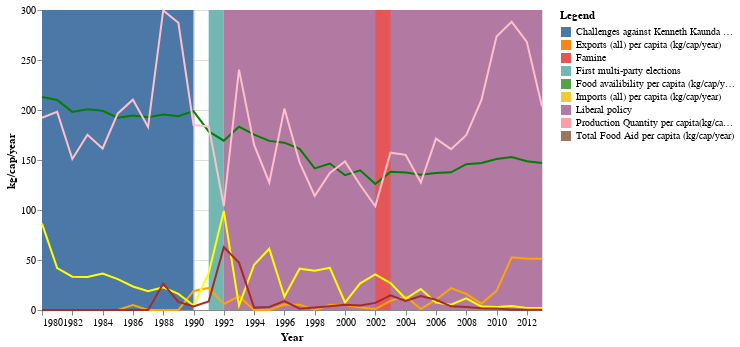

Notebook source saved alongside this figure:
### Code cell
Zambia = [
      {"year": "1980", "Food availibility per capita (kg/cap/year)": 213.006102,"Production Quantity per capita (kg/cap/year)":192.295526,"Exports (all) per capita (kg/cap/year)":0.000346,"Imports (all) per capita (kg/cap/year)":86.362494,"Total Food Aid per capita (kg/cap/year)":0.0},
      {"year": "1981", "Food availibility per capita (kg/cap/year)": 209.943961,"Production Quantity per capita (kg/cap/year)":198.094553,"Exports (all) per capita (kg/cap/year)":0.0,"Imports (all) per capita (kg/cap/year)":41.971196,"Total Food Aid per capita (kg/cap/year)":0.0},
      {"year": "1982", "Food availibility per capita (kg/cap/year)": 198.113501,"Production Quantity per capita (kg/cap/year)":151.010029,"Exports (all) per capita (kg/cap/year)":0.000487,"Imports (all) per capita (kg/cap/year)":33.364050,"Total Food Aid per capita (kg/cap/year)":0.0},
      {"year": "1983", "Food availibility per capita (kg/cap/year)": 200.652256,"Production Quantity per capita (kg/cap/year)":175.259493,"Exports (all) per capita (kg/cap/year)":0.0,"Imports (all) per capita (kg/cap/year)":32.943005,"Total Food Aid per capita (kg/cap/year)":0.0},
      {"year": "1984", "Food availibility per capita (kg/cap/year)": 199.174007,"Production Quantity per capita (kg/cap/year)":161.518359,"Exports (all) per capita (kg/cap/year)":0.000456,"Imports (all) per capita (kg/cap/year)":36.490996,"Total Food Aid per capita (kg/cap/year)":0.0},
      {"year": "1985", "Food availibility per capita (kg/cap/year)": 192.383677,"Production Quantity per capita (kg/cap/year)":196.603135,"Exports (all) per capita (kg/cap/year)":0.090494,"Imports (all) per capita (kg/cap/year)":30.873677,"Total Food Aid per capita (kg/cap/year)":0.0},
      {"year": "1986", "Food availibility per capita (kg/cap/year)": 194.505178,"Production Quantity per capita (kg/cap/year)":210.354002,"Exports (all) per capita (kg/cap/year)":5.017576,"Imports (all) per capita (kg/cap/year)":23.534210,"Total Food Aid per capita (kg/cap/year)":0.0},
      {"year": "1987", "Food availibility per capita (kg/cap/year)": 192.854528,"Production Quantity per capita (kg/cap/year)":183.094943,"Exports (all) per capita (kg/cap/year)":0.033213,"Imports (all) per capita (kg/cap/year)":18.766930,"Total Food Aid per capita (kg/cap/year)":0.0},
      {"year": "1988", "Food availibility per capita (kg/cap/year)": 195.415408,"Production Quantity per capita (kg/cap/year)":299.529440,"Exports (all) per capita (kg/cap/year)":0.070640,"Imports (all) per capita (kg/cap/year)":22.684849	,"Total Food Aid per capita (kg/cap/year)":26.358619},
      {"year": "1989", "Food availibility per capita (kg/cap/year)": 193.750858,"Production Quantity per capita (kg/cap/year)":287.189740,"Exports (all) per capita (kg/cap/year)":0.065385,"Imports (all) per capita (kg/cap/year)":16.084739,"Total Food Aid per capita (kg/cap/year)":8.061070},
      {"year": "1990", "Food availibility per capita (kg/cap/year)": 198.835274,"Production Quantity per capita (kg/cap/year)":184.998547,"Exports (all) per capita (kg/cap/year)":19.084776,"Imports (all) per capita (kg/cap/year)":4.553984,"Total Food Aid per capita (kg/cap/year)":3.460993},
      {"year": "1991", "Food availibility per capita (kg/cap/year)": 178.578242,"Production Quantity per capita (kg/cap/year)":183.580111,"Exports (all) per capita (kg/cap/year)":22.052029,"Imports (all) per capita (kg/cap/year)":36.803347,"Total Food Aid per capita (kg/cap/year)":8.575685},
      {"year": "1992", "Food availibility per capita (kg/cap/year)": 169.362031,"Production Quantity per capita (kg/cap/year)":104.022917,"Exports (all) per capita (kg/cap/year)":6.048924,"Imports (all) per capita (kg/cap/year)":99.010877,"Total Food Aid per capita (kg/cap/year)":62.814608},
      {"year": "1993", "Food availibility per capita (kg/cap/year)": 183.264442,"Production Quantity per capita (kg/cap/year)":240.342525,"Exports (all) per capita (kg/cap/year)":13.603177,"Imports (all) per capita (kg/cap/year)":4.313462,"Total Food Aid per capita (kg/cap/year)":47.363496},
      {"year": "1994", "Food availibility per capita (kg/cap/year)": 175.286235,"Production Quantity per capita (kg/cap/year)":165.043958,"Exports (all) per capita (kg/cap/year)":0.017750,"Imports (all) per capita (kg/cap/year)":45.293730,"Total Food Aid per capita (kg/cap/year)":2.406898},
      {"year": "1995", "Food availibility per capita (kg/cap/year)": 169.110664,"Production Quantity per capita (kg/cap/year)":127.535479,"Exports (all) per capita (kg/cap/year)":0.015417,"Imports (all) per capita (kg/cap/year)":61.262911,"Total Food Aid per capita (kg/cap/year)":3.092856},
      {"year": "1996", "Food availibility per capita (kg/cap/year)": 167.338696,"Production Quantity per capita (kg/cap/year)":201.394721,"Exports (all) per capita (kg/cap/year)":5.540799,"Imports (all) per capita (kg/cap/year)":13.385312,"Total Food Aid per capita (kg/cap/year)":8.815025},
      {"year": "1997", "Food availibility per capita (kg/cap/year)": 161.098573,"Production Quantity per capita (kg/cap/year)":147.558141,"Exports (all) per capita (kg/cap/year)":5.333603,"Imports (all) per capita (kg/cap/year)":41.299866,"Total Food Aid per capita (kg/cap/year)":1.294078},
      {"year": "1998", "Food availibility per capita (kg/cap/year)": 141.595014,"Production Quantity per capita (kg/cap/year)":114.156290,"Exports (all) per capita (kg/cap/year)":0.036865,"Imports (all) per capita (kg/cap/year)":39.179070,"Total Food Aid per capita (kg/cap/year)":2.460516},
      {"year": "1999", "Food availibility per capita (kg/cap/year)": 146.469081,"Production Quantity per capita (kg/cap/year)":137.027504,"Exports (all) per capita (kg/cap/year)":5.239133,"Imports (all) per capita (kg/cap/year)":42.109792,"Total Food Aid per capita (kg/cap/year)":3.724844	},
      {"year": "2000", "Food availibility per capita (kg/cap/year)": 134.764539,"Production Quantity per capita (kg/cap/year)":148.433149,"Exports (all) per capita (kg/cap/year)":4.910802,"Imports (all) per capita (kg/cap/year)":7.486430,"Total Food Aid per capita (kg/cap/year)":5.198604},
      {"year": "2001", "Food availibility per capita (kg/cap/year)": 139.710353,"Production Quantity per capita (kg/cap/year)":124.992656,"Exports (all) per capita (kg/cap/year)":2.422000,"Imports (all) per capita (kg/cap/year)":26.658533,"Total Food Aid per capita (kg/cap/year)":4.614148},
      {"year": "2002", "Food availibility per capita (kg/cap/year)": 125.957625,"Production Quantity per capita (kg/cap/year)":103.659683,"Exports (all) per capita (kg/cap/year)":0.963466,"Imports (all) per capita (kg/cap/year)":35.681965,"Total Food Aid per capita (kg/cap/year)":7.087426},
      {"year": "2003", "Food availibility per capita (kg/cap/year)": 138.124819,"Production Quantity per capita (kg/cap/year)":157.277777,"Exports (all) per capita (kg/cap/year)":9.191665,"Imports (all) per capita (kg/cap/year)":26.906714,"Total Food Aid per capita (kg/cap/year)":14.694408},
      {"year": "2004", "Food availibility per capita (kg/cap/year)": 137.397087,"Production Quantity per capita (kg/cap/year)":155.191166,"Exports (all) per capita (kg/cap/year)":13.593614,"Imports (all) per capita (kg/cap/year)":11.245455,"Total Food Aid per capita (kg/cap/year)":9.058024},
      {"year": "2005", "Food availibility per capita (kg/cap/year)": 135.369203,"Production Quantity per capita (kg/cap/year)":127.545889,"Exports (all) per capita (kg/cap/year)":0.891188,"Imports (all) per capita (kg/cap/year)":20.886628,"Total Food Aid per capita (kg/cap/year)":13.864948},
      {"year": "2006", "Food availibility per capita (kg/cap/year)": 136.983614,"Production Quantity per capita (kg/cap/year)":171.415080,"Exports (all) per capita (kg/cap/year)":10.315675,"Imports (all) per capita (kg/cap/year)":7.438283,"Total Food Aid per capita (kg/cap/year)":10.200834},
      {"year": "2007", "Food availibility per capita (kg/cap/year)": 137.636198,"Production Quantity per capita (kg/cap/year)":160.885880,"Exports (all) per capita (kg/cap/year)":21.834650,"Imports (all) per capita (kg/cap/year)":5.246953,"Total Food Aid per capita (kg/cap/year)":3.635258},
      {"year": "2008", "Food availibility per capita (kg/cap/year)": 145.855477,"Production Quantity per capita (kg/cap/year)":174.873718,"Exports (all) per capita (kg/cap/year)":16.186318,"Imports (all) per capita (kg/cap/year)":11.620309,"Total Food Aid per capita (kg/cap/year)":2.971569},
      {"year": "2009", "Food availibility per capita (kg/cap/year)": 146.970631,"Production Quantity per capita (kg/cap/year)":209.738102,"Exports (all) per capita (kg/cap/year)":6.314069,"Imports (all) per capita (kg/cap/year)":3.376284,"Total Food Aid per capita (kg/cap/year)":1.650769},
      {"year": "2010", "Food availibility per capita (kg/cap/year)": 150.969883,"Production Quantity per capita (kg/cap/year)":273.465065,"Exports (all) per capita (kg/cap/year)":19.126000,"Imports (all) per capita (kg/cap/year)":2.884853,"Total Food Aid per capita (kg/cap/year)":1.453386},
      {"year": "2011", "Food availibility per capita (kg/cap/year)": 152.932415,"Production Quantity per capita (kg/cap/year)":288.199460,"Exports (all) per capita (kg/cap/year)":52.715415,"Imports (all) per capita (kg/cap/year)":3.997020,"Total Food Aid per capita (kg/cap/year)":0.335174},
      {"year": "2012", "Food availibility per capita (kg/cap/year)": 148.678663,"Production Quantity per capita (kg/cap/year)":268.148804,"Exports (all) per capita (kg/cap/year)":51.162505,"Imports (all) per capita (kg/cap/year)":1.934589,"Total Food Aid per capita (kg/cap/year)":0.291001},
      {"year": "2013", "Food availibility per capita (kg/cap/year)": 147.036403,"Production Quantity per capita (kg/cap/year)":203.465030,"Exports (all) per capita (kg/cap/year)":51.162505,"Imports (all) per capita (kg/cap/year)":1.934589,"Total Food Aid per capita (kg/cap/year)":0.291001},
    ]

Events = [{"start":"1999","end":"1999","Legend":"Food availibility per capita (kg/cap/year)"},{"start":"1997","end":"1997","Legend":"Total Food Aid per capita (kg/cap/year)"},{"start":"1997","end":"1997","Legend":"Imports (all) per capita (kg/cap/year)"},{"start":"1997","end":"1997","Legend":"Production Quantity per capita(kg/cap/year)"},{"start":"1997","end":"1997","Legend":"Exports (all) per capita (kg/cap/year)"},{"start": "1980","end": "1990","Legend": "Challenges against Kenneth Kaunda regime (single party)"},{"start":"1991","end":"1992","Legend":"First multi-party elections"},{"start":"1992","end":"2013","Legend":"Liberal policy"},{"start":"2002","end":"2003","Legend":"Famine"}]


Zambia = alt.pd.DataFrame(Zambia)
Events = alt.pd.DataFrame(Events)


line1 = alt.Chart(Zambia).mark_line(color='green').encode(
    alt.X('year:T', axis=alt.Axis(format='%Y')),
    y='Food availibility per capita (kg/cap/year)'
).properties(
    width=500,
    height=300
)

line2 = alt.Chart(Zambia).mark_line(color='pink').encode(
    alt.X('year:T', axis=alt.Axis(format='%Y')),
    y='Production Quantity per capita (kg/cap/year)'
).properties(
    width=500,
    height=300
)

line3 = alt.Chart(Zambia).mark_line(color='orange').encode(
    alt.X('year:T', axis=alt.Axis(format='%Y')),
    y='Exports (all) per capita (kg/cap/year)'
).properties(
    width=500,
    height=300
)

line4 = alt.Chart(Zambia).mark_line(color='yellow').encode(
    alt.X('year:T', axis=alt.Axis(format='%Y')),
    y='Imports (all) per capita (kg/cap/year)'
).properties(
    width=500,
    height=300
)

line5 = alt.Chart(Zambia).mark_line(color='brown').encode(
    alt.X('year:T', axis=alt.Axis(format='%Y',title='Year')),
    alt.Y("Total Food Aid per capita (kg/cap/year)", axis=alt.Axis(title='kg/cap/year'))
).properties(
    width=500,
    height=300
)


rect = alt.Chart(Events).mark_rect().encode(
    x='start:T',
    x2='end:T',
    color='Legend:N'
)






rect + line1 + line2 + line3 +line4 + line5

### Figure 1 — Vega-Lite specification as saved in the notebook (floating-point values rounded to 4 significant figures)
{"config": {"view": {"continuousWidth": 400, "continuousHeight": 300}}, "layer": [{"data": {"name": "data-7136c951a1b207018e30202def0d4f90"}, "mark": "rect", "encoding": {"color": {"type": "nominal", "field": "Legend"}, "x": {"type": "temporal", "field": "start"}, "x2": {"field": "end"}}}, {"data": {"name": "data-475c48a27eed61e07421ca02df4c9511"}, "mark": {"type": "line", "color": "green"}, "encoding": {"x": {"type": "temporal", "axis": {"format": "%Y"}, "field": "year"}, "y": {"type": "quantitative", "field": "Food availibility per capita (kg/cap/year)"}}, "height": 300, "width": 500}, {"data": {"name": "data-475c48a27eed61e07421ca02df4c9511"}, "mark": {"type": "line", "color": "pink"}, "encoding": {"x": {"type": "temporal", "axis": {"format": "%Y"}, "field": "year"}, "y": {"type": "quantitative", "field": "Production Quantity per capita (kg/cap/year)"}}, "height": 300, "width": 500}, {"data": {"name": "data-475c48a27eed61e07421ca02df4c9511"}, "mark": {"type": "line", "color": "orange"}, "encoding": {"x": {"type": "temporal", "axis": {"format": "%Y"}, "field": "year"}, "y": {"type": "quantitative", "field": "Exports (all) per capita (kg/cap/year)"}}, "height": 300, "width": 500}, {"data": {"name": "data-475c48a27eed61e07421ca02df4c9511"}, "mark": {"type": "line", "color": "yellow"}, "encoding": {"x": {"type": "temporal", "axis": {"format": "%Y"}, "field": "year"}, "y": {"type": "quantitative", "field": "Imports (all) per capita (kg/cap/year)"}}, "height": 300, "width": 500}, {"data": {"name": "data-475c48a27eed61e07421ca02df4c9511"}, "mark": {"type": "line", "color": "brown"}, "encoding": {"x": {"type": "temporal", "axis": {"format": "%Y", "title": "Year"}, "field": "year"}, "y": {"type": "quantitative", "axis": {"title": "kg/cap/year"}, "field": "Total Food Aid per capita (kg/cap/year)"}}, "height": 300, "width": 500}], "$schema": "https://vega.github.io/schema/vega-lite/v4.8.1.json", "datasets": {"data-7136c951a1b207018e30202def0d4f90": [{"start": "1999", "end": "1999", "Legend": "Food availibility per capita (kg/cap/year)"}, {"start": "1997", "end": "1997", "Legend": "Total Food Aid per capita (kg/cap/year)"}, {"start": "1997", "end": "1997", "Legend": "Imports (all) per capita (kg/cap/year)"}, {"start": "1997", "end": "1997", "Legend": "Production Quantity per capita(kg/cap/year)"}, {"start": "1997", "end": "1997", "Legend": "Exports (all) per capita (kg/cap/year)"}, {"start": "1980", "end": "1990", "Legend": "Challenges against Kenneth Kaunda regime (single party)"}, {"start": "1991", "end": "1992", "Legend": "First multi-party elections"}, {"start": "1992", "end": "2013", "Legend": "Liberal policy"}, {"start": "2002", "end": "2003", "Legend": "Famine"}], "data-475c48a27eed61e07421ca02df4c9511": [{"year": "1980", "Food availibility per capita (kg/cap/year)": 213.0, "Production Quantity per capita (kg/cap/year)": 192.3, "Exports (all) per capita (kg/cap/year)": 0.000346, "Imports (all) per capita (kg/cap/year)": 86.36, "Total Food Aid per capita (kg/cap/year)": 0.0}, {"year": "1981", "Food availibility per capita (kg/cap/year)": 209.9, "Production Quantity per capita (kg/cap/year)": 198.1, "Exports (all) per capita (kg/cap/year)": 0.0, "Imports (all) per capita (kg/cap/year)": 41.97, "Total Food Aid per capita (kg/cap/year)": 0.0}, {"year": "1982", "Food availibility per capita (kg/cap/year)": 198.1, "Production Quantity per capita (kg/cap/year)": 151.0, "Exports (all) per capita (kg/cap/year)": 0.000487, "Imports (all) per capita (kg/cap/year)": 33.36, "Total Food Aid per capita (kg/cap/year)": 0.0}, {"year": "1983", "Food availibility per capita (kg/cap/year)": 200.7, "Production Quantity per capita (kg/cap/year)": 175.3, "Exports (all) per capita (kg/cap/year)": 0.0, "Imports (all) per capita (kg/cap/year)": 32.94, "Total Food Aid per capita (kg/cap/year)": 0.0}, {"year": "1984", "Food availibility per capita (kg/cap/year)": 199.2, "Production Quantity per capita (kg/cap/year)": 161.5, "Exports (all) per capita (kg/cap/year)": 0.000456, "Imports (all) per capita (kg/cap/year)": 36.49, "Total Food Aid per capita (kg/cap/year)": 0.0}, {"year": "1985", "Food availibility per capita (kg/cap/year)": 192.4, "Production Quantity per capita (kg/cap/year)": 196.6, "Exports (all) per capita (kg/cap/year)": 0.09049, "Imports (all) per capita (kg/cap/year)": 30.87, "Total Food Aid per capita (kg/cap/year)": 0.0}, {"year": "1986", "Food availibility per capita (kg/cap/year)": 194.5, "Production Quantity per capita (kg/cap/year)": 210.4, "Exports (all) per capita (kg/cap/year)": 5.018, "Imports (all) per capita (kg/cap/year)": 23.53, "Total Food Aid per capita (kg/cap/year)": 0.0}, {"year": "1987", "Food availibility per capita (kg/cap/year)": 192.9, "Production Quantity per capita (kg/cap/year)": 183.1, "Exports (all) per capita (kg/cap/year)": 0.03321, "Imports (all) per capita (kg/cap/year)": 18.77, "Total Food Aid per capita (kg/cap/year)": 0.0}, {"year": "1988", "Food availibility per capita (kg/cap/year)": 195.4, "Production Quantity per capita (kg/cap/year)": 299.5, "Exports (all) per capita (kg/cap/year)": 0.07064, "Imports (all) per capita (kg/cap/year)": 22.68, "Total Food Aid per capita (kg/cap/year)": 26.36}, {"year": "1989", "Food availibility per capita (kg/cap/year)": 193.8, "Production Quantity per capita (kg/cap/year)": 287.2, "Exports (all) per capita (kg/cap/year)": 0.06538, "Imports (all) per capita (kg/cap/year)": 16.08, "Total Food Aid per capita (kg/cap/year)": 8.061}, {"year": "1990", "Food availibility per capita (kg/cap/year)": 198.8, "Production Quantity per capita (kg/cap/year)": 185.0, "Exports (all) per capita (kg/cap/year)": 19.08, "Imports (all) per capita (kg/cap/year)": 4.554, "Total Food Aid per capita (kg/cap/year)": 3.461}, {"year": "1991", "Food availibility per capita (kg/cap/year)": 178.6, "Production Quantity per capita (kg/cap/year)": 183.6, "Exports (all) per capita (kg/cap/year)": 22.05, "Imports (all) per capita (kg/cap/year)": 36.8, "Total Food Aid per capita (kg/cap/year)": 8.576}, {"year": "1992", "Food availibility per capita (kg/cap/year)": 169.4, "Production Quantity per capita (kg/cap/year)": 104.0, "Exports (all) per capita (kg/cap/year)": 6.049, "Imports (all) per capita (kg/cap/year)": 99.01, "Total Food Aid per capita (kg/cap/year)": 62.81}, {"year": "1993", "Food availibility per capita (kg/cap/year)": 183.3, "Production Quantity per capita (kg/cap/year)": 240.3, "Exports (all) per capita (kg/cap/year)": 13.6, "Imports (all) per capita (kg/cap/year)": 4.313, "Total Food Aid per capita (kg/cap/year)": 47.36}, {"year": "1994", "Food availibility per capita (kg/cap/year)": 175.3, "Production Quantity per capita (kg/cap/year)": 165.0, "Exports (all) per capita (kg/cap/year)": 0.01775, "Imports (all) per capita (kg/cap/year)": 45.29, "Total Food Aid per capita (kg/cap/year)": 2.407}, {"year": "1995", "Food availibility per capita (kg/cap/year)": 169.1, "Production Quantity per capita (kg/cap/year)": 127.5, "Exports (all) per capita (kg/cap/year)": 0.01542, "Imports (all) per capita (kg/cap/year)": 61.26, "Total Food Aid per capita (kg/cap/year)": 3.093}, {"year": "1996", "Food availibility per capita (kg/cap/year)": 167.3, "Production Quantity per capita (kg/cap/year)": 201.4, "Exports (all) per capita (kg/cap/year)": 5.541, "Imports (all) per capita (kg/cap/year)": 13.39, "Total Food Aid per capita (kg/cap/year)": 8.815}, {"year": "1997", "Food availibility per capita (kg/cap/year)": 161.1, "Production Quantity per capita (kg/cap/year)": 147.6, "Exports (all) per capita (kg/cap/year)": 5.334, "Imports (all) per capita (kg/cap/year)": 41.3, "Total Food Aid per capita (kg/cap/year)": 1.294}, {"year": "1998", "Food availibility per capita (kg/cap/year)": 141.6, "Production Quantity per capita (kg/cap/year)": 114.2, "Exports (all) per capita (kg/cap/year)": 0.03687, "Imports (all) per capita (kg/cap/year)": 39.18, "Total Food Aid per capita (kg/cap/year)": 2.461}, {"year": "1999", "Food availibility per capita (kg/cap/year)": 146.5, "Production Quantity per capita (kg/cap/year)": 137.0, "Exports (all) per capita (kg/cap/year)": 5.239, "Imports (all) per capita (kg/cap/year)": 42.11, "Total Food Aid per capita (kg/cap/year)": 3.725}, {"year": "2000", "Food availibility per capita (kg/cap/year)": 134.8, "Production Quantity per capita (kg/cap/year)": 148.4, "Exports (all) per capita (kg/cap/year)": 4.911, "Imports (all) per capita (kg/cap/year)": 7.486, "Total Food Aid per capita (kg/cap/year)": 5.199}, {"year": "2001", "Food availibility per capita (kg/cap/year)": 139.7, "Production Quantity per capita (kg/cap/year)": 125.0, "Exports (all) per capita (kg/cap/year)": 2.422, "Imports (all) per capita (kg/cap/year)": 26.66, "Total Food Aid per capita (kg/cap/year)": 4.614}, {"year": "2002", "Food availibility per capita (kg/cap/year)": 126.0, "Production Quantity per capita (kg/cap/year)": 103.7, "Exports (all) per capita (kg/cap/year)": 0.9635, "Imports (all) per capita (kg/cap/year)": 35.68, "Total Food Aid per capita (kg/cap/year)": 7.087}, {"year": "2003", "Food availibility per capita (kg/cap/year)": 138.1, "Production Quantity per capita (kg/cap/year)": 157.3, "Exports (all) per capita (kg/cap/year)": 9.192, "Imports (all) per capita (kg/cap/year)": 26.91, "Total Food Aid per capita (kg/cap/year)": 14.69}, {"year": "2004", "Food availibility per capita (kg/cap/year)": 137.4, "Production Quantity per capita (kg/cap/year)": 155.2, "Exports (all) per capita (kg/cap/year)": 13.59, "Imports (all) per capita (kg/cap/year)": 11.25, "Total Food Aid per capita (kg/cap/year)": 9.058}, {"year": "2005", "Food availibility per capita (kg/cap/year)": 135.4, "Production Quantity per capita (kg/cap/year)": 127.5, "Exports (all) per capita (kg/cap/year)": 0.8912, "Imports (all) per capita (kg/cap/year)": 20.89, "Total Food Aid per capita (kg/cap/year)": 13.86}, {"year": "2006", "Food availibility per capita (kg/cap/year)": 137.0, "Production Quantity per capita (kg/cap/year)": 171.4, "Exports (all) per capita (kg/cap/year)": 10.32, "Imports (all) per capita (kg/cap/year)": 7.438, "Total Food Aid per capita (kg/cap/year)": 10.2}, {"year": "2007", "Food availibility per capita (kg/cap/year)": 137.6, "Production Quantity per capita (kg/cap/year)": 160.9, "Exports (all) per capita (kg/cap/year)": 21.83, "Imports (all) per capita (kg/cap/year)": 5.247, "Total Food Aid per capita (kg/cap/year)": 3.635}, {"year": "2008", "Food availibility per capita (kg/cap/year)": 145.9, "Production Quantity per capita (kg/cap/year)": 174.9, "Exports (all) per capita (kg/cap/year)": 16.19, "Imports (all) per capita (kg/cap/year)": 11.62, "Total Food Aid per capita (kg/cap/year)": 2.972}, {"year": "2009", "Food availibility per capita (kg/cap/year)": 147.0, "Production Quantity per capita (kg/cap/year)": 209.7, "Exports (all) per capita (kg/cap/year)": 6.314, "Imports (all) per capita (kg/cap/year)": 3.376, "Total Food Aid per capita (kg/cap/year)": 1.651}, {"year": "2010", "Food availibility per capita (kg/cap/year)": 151.0, "Production Quantity per capita (kg/cap/year)": 273.5, "Exports (all) per capita (kg/cap/year)": 19.13, "Imports (all) per capita (kg/cap/year)": 2.885, "Total Food Aid per capita (kg/cap/year)": 1.453}, {"year": "2011", "Food availibility per capita (kg/cap/year)": 152.9, "Production Quantity per capita (kg/cap/year)": 288.2, "Exports (all) per capita (kg/cap/year)": 52.72, "Imports (all) per capita (kg/cap/year)": 3.997, "Total Food Aid per capita (kg/cap/year)": 0.3352}, {"year": "2012", "Food availibility per capita (kg/cap/year)": 148.7, "Production Quantity per capita (kg/cap/year)": 268.1, "Exports (all) per capita (kg/cap/year)": 51.16, "Imports (all) per capita (kg/cap/year)": 1.935, "Total Food Aid per capita (kg/cap/year)": 0.291}, {"year": "2013", "Food availibility per capita (kg/cap/year)": 147.0, "Production Quantity per capita (kg/cap/year)": 203.5, "Exports (all) per capita (kg/cap/year)": 51.16, "Imports (all) per capita (kg/cap/year)": 1.935, "Total Food Aid per capita (kg/cap/year)": 0.291}]}}
